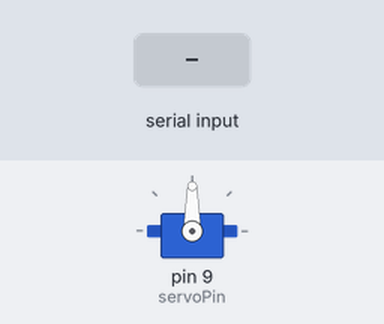
This sketch was run on a simulated Arduino Uno, built with avr-gcc and run on an emulated ATmega328P. Parts: servo. The test bench sets the inputs (shaded band).

Above: at 1.2 s.
1.3 s: "30,150\n" received over Serial
At 3.5 s:
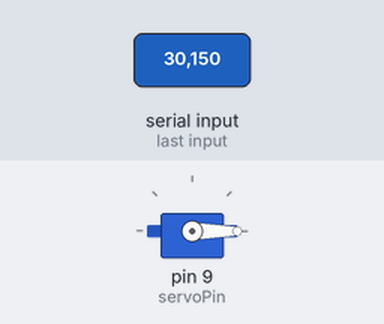
3.8 s: "90,45\n" received over Serial
At 4.6 s:
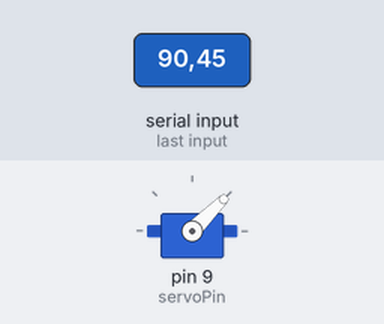
6.3 s: "200\n" received over Serial
At 6.6 s:
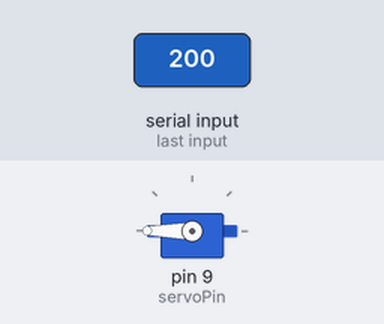
Timing chart, 0 to 9.3 s (numbered marks = the images above; inputs shaded):
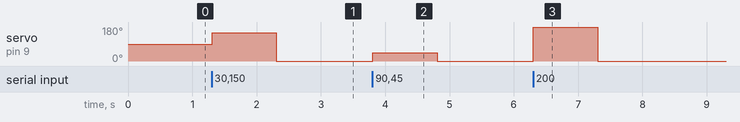

Measured:
- after the input at 1.3 s, servo on pin 9 (servoPin): 90° → 150° at once, → 0° 1.0 s later
- after the input at 3.8 s, servo on pin 9 (servoPin): 0° → 45° at once, → 0° 1.0 s later
- after the input at 6.3 s, servo on pin 9 (servoPin): 0° → 180° at once, → 0° 1.0 s later

The sketch:

servo_tracker_code.ino
```cpp
#include <Servo.h>

Servo servoMotor;

int servoPin = 9;  // Servo sinyal pini (başka bir pin kullanabilirsiniz)
int servoAcisi = 0;  // Servo açısı

void setup() {
  servoMotor.attach(servoPin);
  Serial.begin(9600);
}

void loop() {
  if (Serial.available() > 0) {
    servoAcisi = Serial.parseInt();  // Python kodundan servo açısını alın

    // Servo açısını sınırlayın (örneğin, 0 ile 180 arasında)
    servoAcisi = constrain(servoAcisi, 0, 180);

    // Servo motorunu belirtilen açıya hareket ettirin
    servoMotor.write(servoAcisi);
  }
}
```
